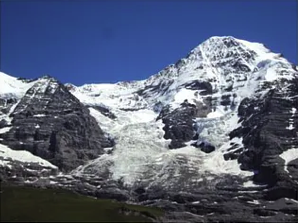
#> input picture images/image_1.2.png, 298 x 223 px, found by its file name
$ python 'Image descriptors and matching.py'
#> lines starting #> are read from the running program, lines starting #| are printed output that depends on the picture
import cv2 as cv
import  numpy as np
import matplotlib.pyplot as plt

def LoadIamge(path):

    image = cv.imread(path)
#> image is the input picture: shape (223, 298, 3); mean B, G, R 121.7, 98.5, 89.6
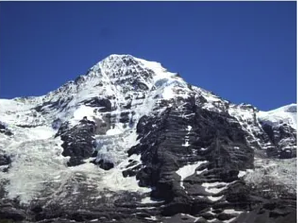
#> input picture images/image_1.1.png, 298 x 223 px, found by its file name
#> in LoadIamge, image is the input picture: shape (223, 298, 3); mean B, G, R 133.8, 103.5, 92.1
    return image

def resingImage(image):

    image  = cv.resize(image,(500,500), cv.INTER_LINEAR)
    return image

def BGR2GRAY(image: object) -> object:

    grayScaleimage  = cv.cvtColor(image,cv.COLOR_BGR2GRAY)
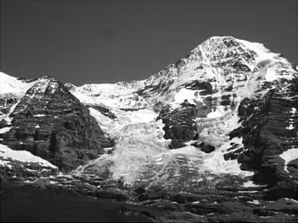
#> grayScaleimage: shape (223, 298); min 0, max 255, mean 98.5
#> in BGR2GRAY (call 2), `grayScaleimage  = cv.cvtColor(image,cv.COLOR_BGR2GRAY)`:
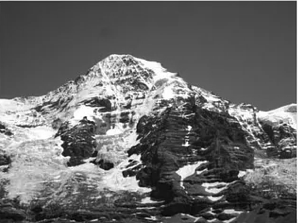
#> grayScaleimage: shape (223, 298); min 0, max 255, mean 103.5
    return grayScaleimage

def ShowImage(image):

    cv.imshow("Display Image",image)
    cv.waitKey(0)

def SIFTKeypointsDetetor(grayScaleimage):

    sift = cv.SIFT_create()

    #keyPoints = sift.detect(grayScaleimage, None)

    #SIFTImage = cv.drawKeypoints(image, keyPoints, image)

    return sift.detectAndCompute(grayScaleimage,None)

def MachingSIFTKeypoints(ImageOne, ImageTwo):

    correspondingPoints = []

    keyPointsOne, descriptorsOne = SIFTKeypointsDetetor(ImageOne)
#> keyPointsOne = 793 keypoints; strongest (x, y, size): (291, 127, 3.1), (231, 144, 1.8), (37, 126, 2.1), (170, 140, 2.1)

    keyPointsTwo, descriptorsTwo = SIFTKeypointsDetetor(ImageTwo)
#> keyPointsTwo = 740 keypoints; strongest (x, y, size): (189, 128, 2.8), (187, 144, 2.8), (130, 160, 1.8), (198, 172, 2.3)

    bf = cv.BFMatcher_create(cv.NORM_L1,crossCheck=True)

    matches = bf.match(descriptorsOne,descriptorsTwo)
#> matches = 396 matches

    matches = sorted(matches,key = lambda  x:x.distance)

    matchedImage = cv.drawMatches(ImageOne,keyPointsOne,ImageTwo,keyPointsTwo, matches[:100], ImageOne, flags=2)
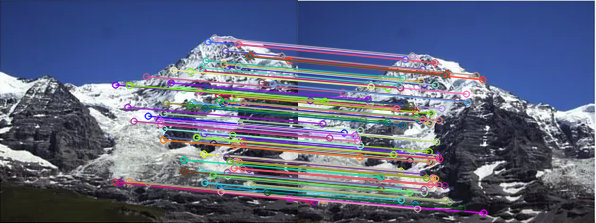
#> matchedImage: shape (223, 596, 3); mean B, G, R 127.2, 101.5, 94.3

    cv.imwrite("images/Result.jpeg", matchedImage)

    return matchedImage


traningImage = LoadIamge("/Users/PedroVitorPereira/Documents/GitHub/Masters-in-Computer-Science/Job one: panoramic photo/images/image_1.2.png")

matchingImage = LoadIamge("/Users/PedroVitorPereira/Documents/GitHub/Masters-in-Computer-Science/Job one: panoramic photo/images/image_1.1.png")

grayTraningimage= BGR2GRAY(traningImage)

graymachingImage = BGR2GRAY(matchingImage)

matchedImage = MachingSIFTKeypoints(traningImage, matchingImage)

ShowImage(matchedImage)
